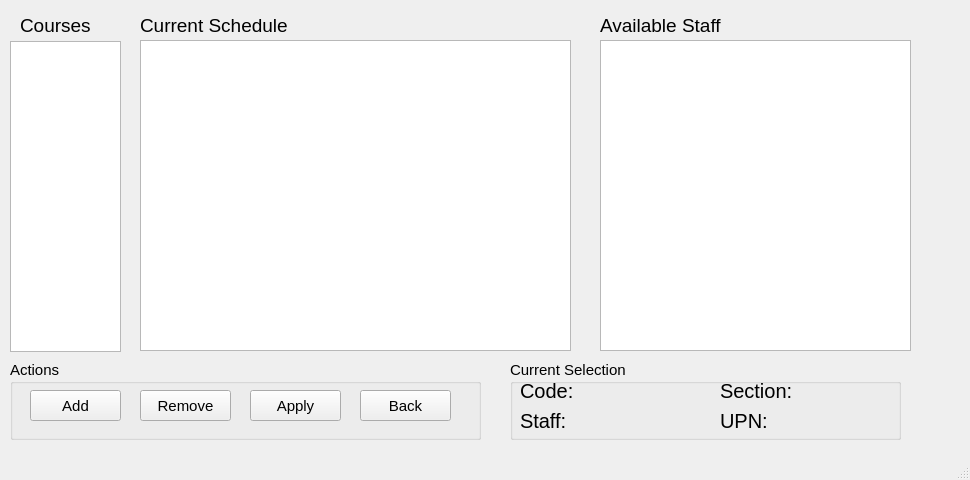
<?xml version="1.0" encoding="UTF-8"?>
<ui version="4.0">
 <class>MainWindow</class>
 <widget class="QMainWindow" name="MainWindow">
  <property name="geometry">
   <rect>
    <x>0</x>
    <y>0</y>
    <width>970</width>
    <height>480</height>
   </rect>
  </property>
  <property name="windowTitle">
   <string>MainWindow</string>
  </property>
  <widget class="QWidget" name="centralwidget">
   <widget class="QLabel" name="label">
    <property name="geometry">
     <rect>
      <x>20</x>
      <y>10</y>
      <width>81</width>
      <height>31</height>
     </rect>
    </property>
    <property name="font">
     <font>
      <pointsize>14</pointsize>
     </font>
    </property>
    <property name="text">
     <string>Courses</string>
    </property>
   </widget>
   <widget class="QLabel" name="label_2">
    <property name="geometry">
     <rect>
      <x>140</x>
      <y>10</y>
      <width>261</width>
      <height>31</height>
     </rect>
    </property>
    <property name="font">
     <font>
      <pointsize>14</pointsize>
     </font>
    </property>
    <property name="text">
     <string>Current Schedule</string>
    </property>
   </widget>
   <widget class="QLabel" name="label_3">
    <property name="geometry">
     <rect>
      <x>600</x>
      <y>10</y>
      <width>251</width>
      <height>31</height>
     </rect>
    </property>
    <property name="font">
     <font>
      <pointsize>14</pointsize>
     </font>
    </property>
    <property name="text">
     <string>Available Staff</string>
    </property>
   </widget>
   <widget class="QTableWidget" name="tbSchedule">
    <property name="geometry">
     <rect>
      <x>140</x>
      <y>40</y>
      <width>431</width>
      <height>311</height>
     </rect>
    </property>
   </widget>
   <widget class="QTableWidget" name="tbStaff">
    <property name="geometry">
     <rect>
      <x>600</x>
      <y>40</y>
      <width>311</width>
      <height>311</height>
     </rect>
    </property>
   </widget>
   <widget class="QGroupBox" name="gbActions">
    <property name="geometry">
     <rect>
      <x>10</x>
      <y>360</y>
      <width>471</width>
      <height>80</height>
     </rect>
    </property>
    <property name="font">
     <font>
      <pointsize>11</pointsize>
     </font>
    </property>
    <property name="title">
     <string>Actions</string>
    </property>
    <widget class="QPushButton" name="btnAdd">
     <property name="geometry">
      <rect>
       <x>20</x>
       <y>30</y>
       <width>91</width>
       <height>31</height>
      </rect>
     </property>
     <property name="text">
      <string>Add</string>
     </property>
    </widget>
    <widget class="QPushButton" name="btnRemove">
     <property name="geometry">
      <rect>
       <x>130</x>
       <y>30</y>
       <width>91</width>
       <height>31</height>
      </rect>
     </property>
     <property name="text">
      <string>Remove</string>
     </property>
    </widget>
    <widget class="QPushButton" name="btnBack">
     <property name="geometry">
      <rect>
       <x>350</x>
       <y>30</y>
       <width>91</width>
       <height>31</height>
      </rect>
     </property>
     <property name="font">
      <font>
       <pointsize>11</pointsize>
      </font>
     </property>
     <property name="text">
      <string>Back</string>
     </property>
    </widget>
    <widget class="QPushButton" name="btnApply">
     <property name="geometry">
      <rect>
       <x>240</x>
       <y>30</y>
       <width>91</width>
       <height>31</height>
      </rect>
     </property>
     <property name="font">
      <font>
       <pointsize>11</pointsize>
      </font>
     </property>
     <property name="text">
      <string>Apply</string>
     </property>
    </widget>
   </widget>
   <widget class="QGroupBox" name="groupBox">
    <property name="geometry">
     <rect>
      <x>510</x>
      <y>360</y>
      <width>391</width>
      <height>80</height>
     </rect>
    </property>
    <property name="font">
     <font>
      <pointsize>11</pointsize>
     </font>
    </property>
    <property name="title">
     <string>Current Selection</string>
    </property>
    <widget class="QLabel" name="lblCode">
     <property name="geometry">
      <rect>
       <x>10</x>
       <y>20</y>
       <width>191</width>
       <height>21</height>
      </rect>
     </property>
     <property name="font">
      <font>
       <pointsize>15</pointsize>
      </font>
     </property>
     <property name="text">
      <string>Code:</string>
     </property>
    </widget>
    <widget class="QLabel" name="lblSection">
     <property name="geometry">
      <rect>
       <x>210</x>
       <y>20</y>
       <width>171</width>
       <height>21</height>
      </rect>
     </property>
     <property name="font">
      <font>
       <pointsize>15</pointsize>
      </font>
     </property>
     <property name="text">
      <string>Section:</string>
     </property>
    </widget>
    <widget class="QLabel" name="lblStaff">
     <property name="geometry">
      <rect>
       <x>10</x>
       <y>50</y>
       <width>191</width>
       <height>21</height>
      </rect>
     </property>
     <property name="font">
      <font>
       <pointsize>15</pointsize>
      </font>
     </property>
     <property name="text">
      <string>Staff:</string>
     </property>
    </widget>
    <widget class="QLabel" name="lblUPN">
     <property name="geometry">
      <rect>
       <x>210</x>
       <y>50</y>
       <width>171</width>
       <height>21</height>
      </rect>
     </property>
     <property name="font">
      <font>
       <pointsize>15</pointsize>
      </font>
     </property>
     <property name="text">
      <string>UPN:</string>
     </property>
    </widget>
   </widget>
   <widget class="QListWidget" name="lCourses">
    <property name="geometry">
     <rect>
      <x>10</x>
      <y>41</y>
      <width>111</width>
      <height>311</height>
     </rect>
    </property>
   </widget>
  </widget>
  <widget class="QMenuBar" name="menubar">
   <property name="geometry">
    <rect>
     <x>0</x>
     <y>0</y>
     <width>970</width>
     <height>21</height>
    </rect>
   </property>
  </widget>
  <widget class="QStatusBar" name="statusbar"/>
 </widget>
 <resources/>
 <connections/>
</ui>
